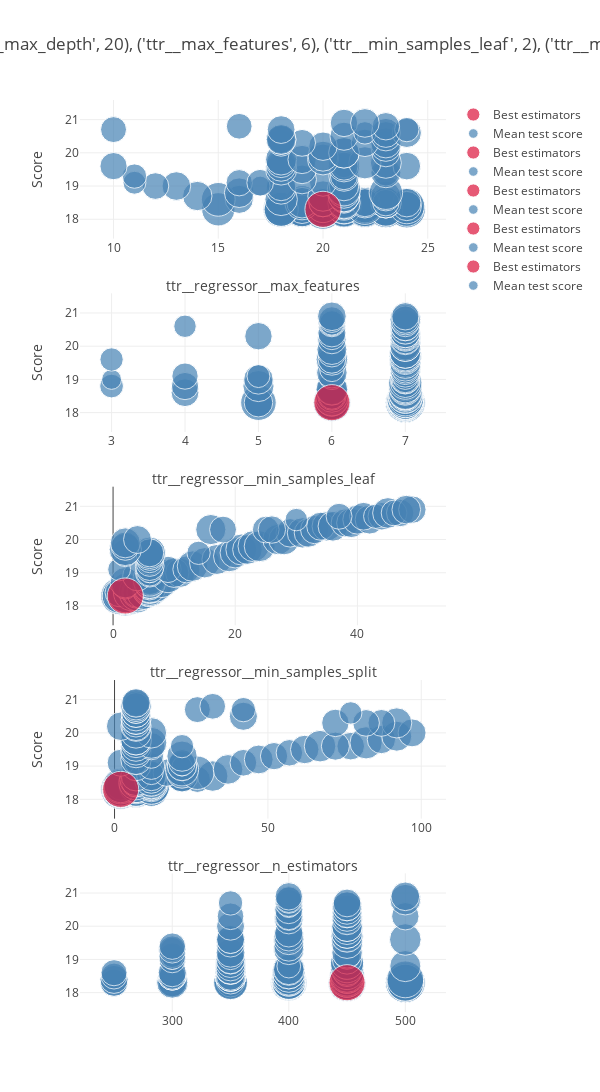

The code cell stored with this chart in its notebook:
### Code cell
categories = [False, False, False, False, False, ]


    
bscv_i =  DIR/'Hyperparameters'/f'BSCV_model.pkl'

bscv = joblib.load(bscv_i)
utils.plot_grid_search(bscv, catgeories=categories)

### Figure 1 — Plotly figure (JSON) as saved in the notebook; plotly's stock layout.template omitted (floating-point values rounded to 4 significant figures; data arrays with more than 128 entries replaced by an {"elided": "..."} marker saying what was removed)
{"data": [{"legendgroup": "1", "marker": {"color": "SteelBlue", "size": {"elided": "149 float values"}, "sizemin": 4, "sizemode": "area", "sizeref": 0.02022}, "mode": "markers", "name": "Mean test score", "showlegend": true, "text": {"elided": "149 str values"}, "type": "scatter", "x": {"elided": "149 int values"}, "xaxis": "x", "y": {"elided": "149 float values"}, "yaxis": "y"}, {"legendgroup": "1", "marker": {"color": "Crimson", "size": [13.2], "sizemin": 4, "sizemode": "area", "sizeref": 0.02022}, "mode": "markers", "name": "Best estimators", "showlegend": true, "text": ["OrderedDict([('ttr__regressor__max_depth', 20), ('ttr__regressor__max_features', 6), ('ttr__regressor__min_samples_leaf', 2), ('ttr__regressor__min_samples_split', 2), ('ttr__regressor__n_estimators', 450)])"], "type": "scatter", "x": [20], "xaxis": "x", "y": [18.3], "yaxis": "y"}, {"legendgroup": "2", "marker": {"color": "SteelBlue", "size": {"elided": "149 float values"}, "sizemin": 4, "sizemode": "area", "sizeref": 0.02022}, "mode": "markers", "name": "Mean test score", "showlegend": true, "text": {"elided": "149 str values"}, "type": "scatter", "x": {"elided": "149 int values"}, "xaxis": "x2", "y": {"elided": "149 float values"}, "yaxis": "y2"}, {"legendgroup": "2", "marker": {"color": "Crimson", "size": [13.2], "sizemin": 4, "sizemode": "area", "sizeref": 0.02022}, "mode": "markers", "name": "Best estimators", "showlegend": true, "text": ["OrderedDict([('ttr__regressor__max_depth', 20), ('ttr__regressor__max_features', 6), ('ttr__regressor__min_samples_leaf', 2), ('ttr__regressor__min_samples_split', 2), ('ttr__regressor__n_estimators', 450)])"], "type": "scatter", "x": [6], "xaxis": "x2", "y": [18.3], "yaxis": "y2"}, {"legendgroup": "3", "marker": {"color": "SteelBlue", "size": {"elided": "149 float values"}, "sizemin": 4, "sizemode": "area", "sizeref": 0.02022}, "mode": "markers", "name": "Mean test score", "showlegend": true, "text": {"elided": "149 str values"}, "type": "scatter", "x": {"elided": "149 int values"}, "xaxis": "x3", "y": {"elided": "149 float values"}, "yaxis": "y3"}, {"legendgroup": "3", "marker": {"color": "Crimson", "size": [13.2], "sizemin": 4, "sizemode": "area", "sizeref": 0.02022}, "mode": "markers", "name": "Best estimators", "showlegend": true, "text": ["OrderedDict([('ttr__regressor__max_depth', 20), ('ttr__regressor__max_features', 6), ('ttr__regressor__min_samples_leaf', 2), ('ttr__regressor__min_samples_split', 2), ('ttr__regressor__n_estimators', 450)])"], "type": "scatter", "x": [2], "xaxis": "x3", "y": [18.3], "yaxis": "y3"}, {"legendgroup": "4", "marker": {"color": "SteelBlue", "size": {"elided": "149 float values"}, "sizemin": 4, "sizemode": "area", "sizeref": 0.02022}, "mode": "markers", "name": "Mean test score", "showlegend": true, "text": {"elided": "149 str values"}, "type": "scatter", "x": {"elided": "149 int values"}, "xaxis": "x4", "y": {"elided": "149 float values"}, "yaxis": "y4"}, {"legendgroup": "4", "marker": {"color": "Crimson", "size": [13.2], "sizemin": 4, "sizemode": "area", "sizeref": 0.02022}, "mode": "markers", "name": "Best estimators", "showlegend": true, "text": ["OrderedDict([('ttr__regressor__max_depth', 20), ('ttr__regressor__max_features', 6), ('ttr__regressor__min_samples_leaf', 2), ('ttr__regressor__min_samples_split', 2), ('ttr__regressor__n_estimators', 450)])"], "type": "scatter", "x": [2], "xaxis": "x4", "y": [18.3], "yaxis": "y4"}, {"legendgroup": "5", "marker": {"color": "SteelBlue", "size": {"elided": "149 float values"}, "sizemin": 4, "sizemode": "area", "sizeref": 0.02022}, "mode": "markers", "name": "Mean test score", "showlegend": true, "text": {"elided": "149 str values"}, "type": "scatter", "x": {"elided": "149 int values"}, "xaxis": "x5", "y": {"elided": "149 float values"}, "yaxis": "y5"}, {"legendgroup": "5", "marker": {"color": "Crimson", "size": [13.2], "sizemin": 4, "sizemode": "area", "sizeref": 0.02022}, "mode": "markers", "name": "Best estimators", "showlegend": true, "text": ["OrderedDict([('ttr__regressor__max_depth', 20), ('ttr__regressor__max_features', 6), ('ttr__regressor__min_samples_leaf', 2), ('ttr__regressor__min_samples_split', 2), ('ttr__regressor__n_estimators', 450)])"], "type": "scatter", "x": [450], "xaxis": "x5", "y": [18.3], "yaxis": "y5"}], "layout": {"height": 2500, "hovermode": "closest", "legend": {"traceorder": "reversed"}, "title": {"text": "Best score: -18.252680 with OrderedDict([('ttr__max_depth', 20), ('ttr__max_features', 6), ('ttr__min_samples_leaf', 2), ('ttr__min_samples_split', 2), ('ttr__n_estimators', 450)])"}, "width": 600, "xaxis": {"anchor": "y", "domain": [0, 1], "title": {"text": "ttr__regressor__max_features"}}, "xaxis2": {"anchor": "y2", "domain": [0, 1], "title": {"text": "ttr__regressor__min_samples_leaf"}}, "xaxis3": {"anchor": "y3", "domain": [0, 1], "title": {"text": "ttr__regressor__min_samples_split"}}, "xaxis4": {"anchor": "y4", "domain": [0, 1], "title": {"text": "ttr__regressor__n_estimators"}}, "xaxis5": {"anchor": "y5", "domain": [0, 1]}, "yaxis": {"anchor": "x", "domain": [0.848, 1], "title": {"text": "Score"}}, "yaxis2": {"anchor": "x2", "domain": [0.636, 0.788], "title": {"text": "Score"}}, "yaxis3": {"anchor": "x3", "domain": [0.424, 0.576], "title": {"text": "Score"}}, "yaxis4": {"anchor": "x4", "domain": [0.212, 0.364], "title": {"text": "Score"}}, "yaxis5": {"anchor": "x5", "domain": [0, 0.152]}}}
